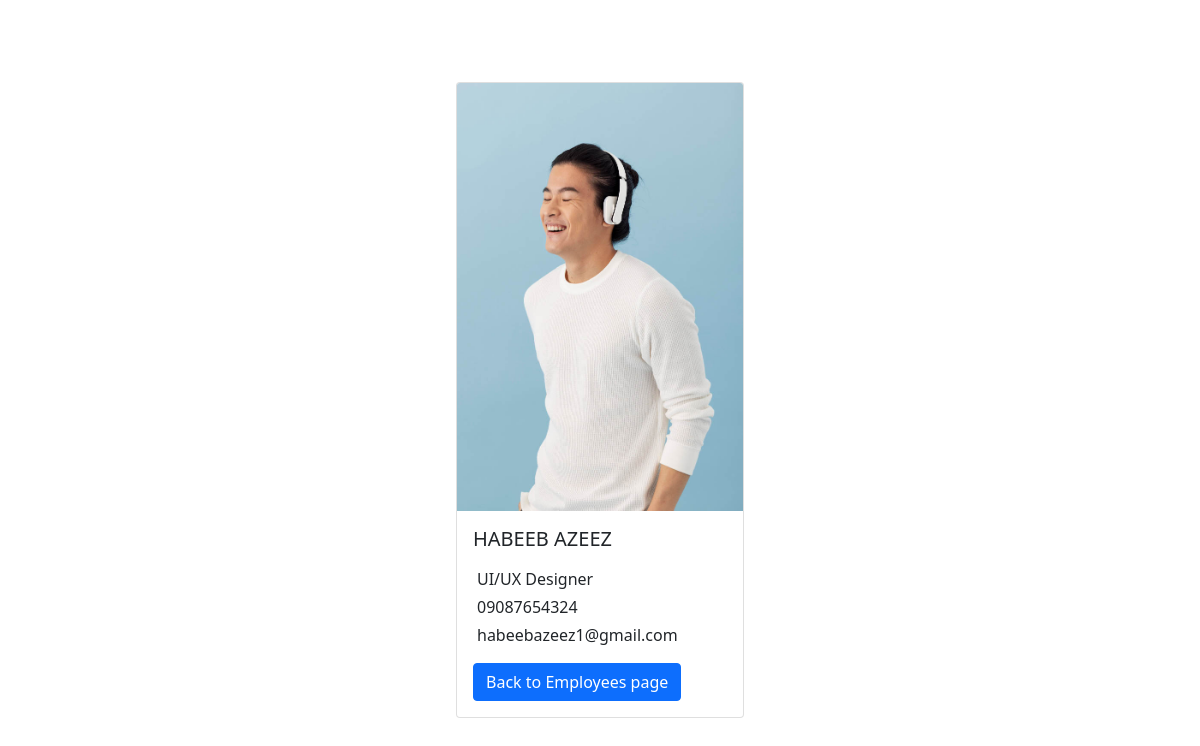
Page /basicapp/detail/2 on the committed database.
### basicapp/models.py (models this page shows, shortened)
class employees(models.Model):
    firstname = models.CharField(max_length=200)
    lastname = models.CharField(max_length=200)
    photo = models.ImageField(upload_to='images')
    description = models.TextField(max_length=500)
    phonenumber = models.CharField(max_length=12 , blank=True)
    email = models.EmailField(max_length=200 , unique=True)
    created_at = models.DateTimeField(auto_now_add=True)
    updated_at = models.DateTimeField(auto_now=True)

### basicapp/views.py (the view)
# urls.py: path('detail/<int:id>' , views.detail , name="detail"),
def detail(request , id):
    employee = get_object_or_404(employees , id=id)
    Context = {
        'employee' : employee
    }
    return render(request , "basicapp/detail.html" , Context)

### basicapp/templates/basicapp/detail.html (shortened to what this page needs)
<!DOCTYPE html>
<html lang="en">
<head>
    <link
      href="https://cdn.jsdelivr.net/npm/bootstrap@5.0.2/dist/css/bootstrap.min.css"
      rel="stylesheet"
    />
</head>
<body>
    <div class="container" style="display: flex; align-items: center; justify-content: center; height: 100vh;">
        <div class="card" style="width: 18rem;">
            <img src="{{employee.photo.url}}" class="card-img-top" alt="...">
            <div class="card-body">
              <h5 class="card-title mb-3" style="text-transform: uppercase;">{{employee.firstname}} {{employee.lastname}}</h5>
              <p class="card-text m-1" style="text-transform: capitalize;">{{employee.description}}</p>
              <p class="card-text m-1">{{employee.phonenumber}}</p>
              <p class="card-text m-1 mb-3">{{employee.email}}</p>
              <a href="{% url 'home' %}" class="btn btn-primary">Back to Employees page</a>
            </div>
          </div>
    </div>
</body>
</html>

### rows in the picture
employees: photo (picture), firstname "HABEEB", lastname "AZEEZ", description "UI/UX Designer", phonenumber "09087654324", email "habeebazeez1@gmail.com"
